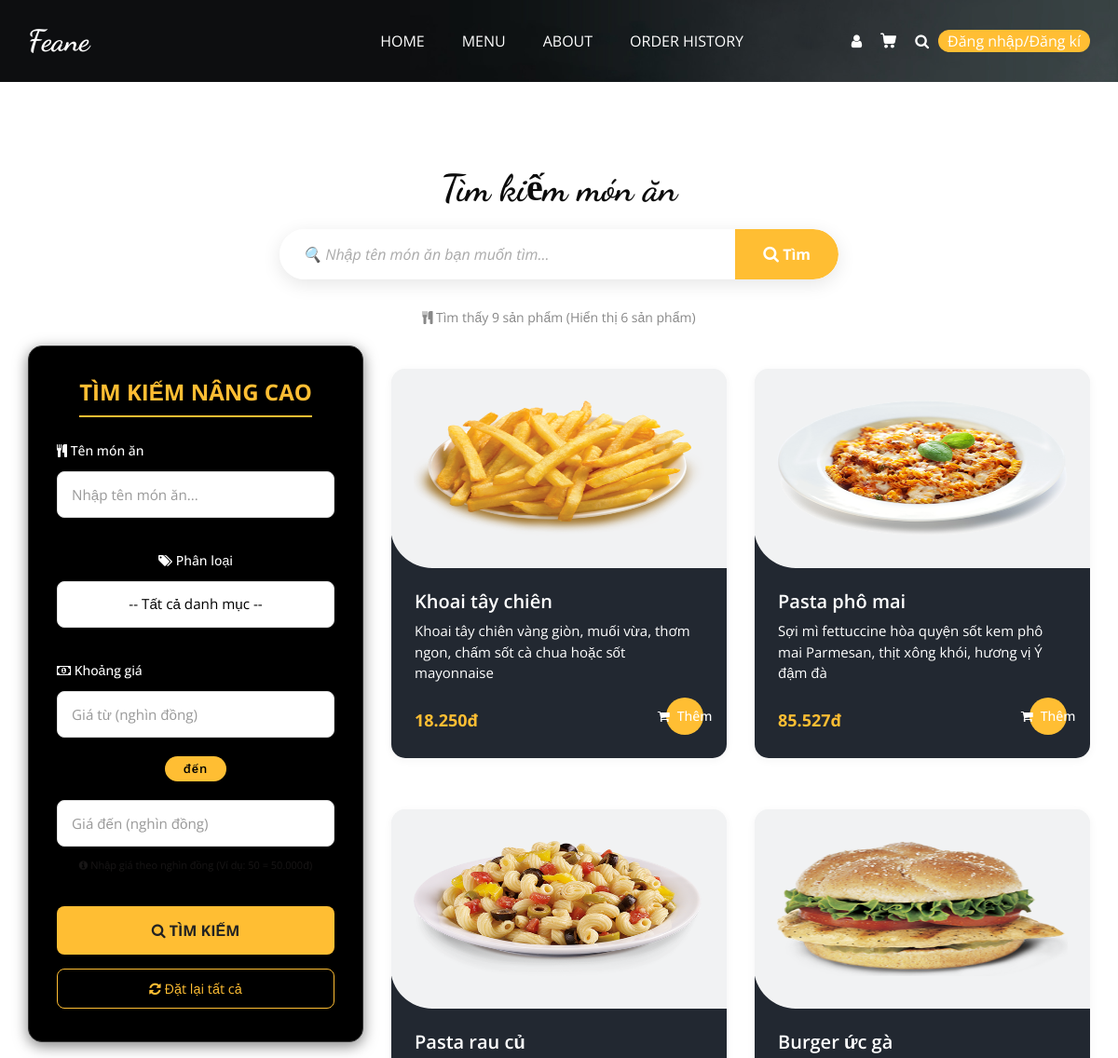
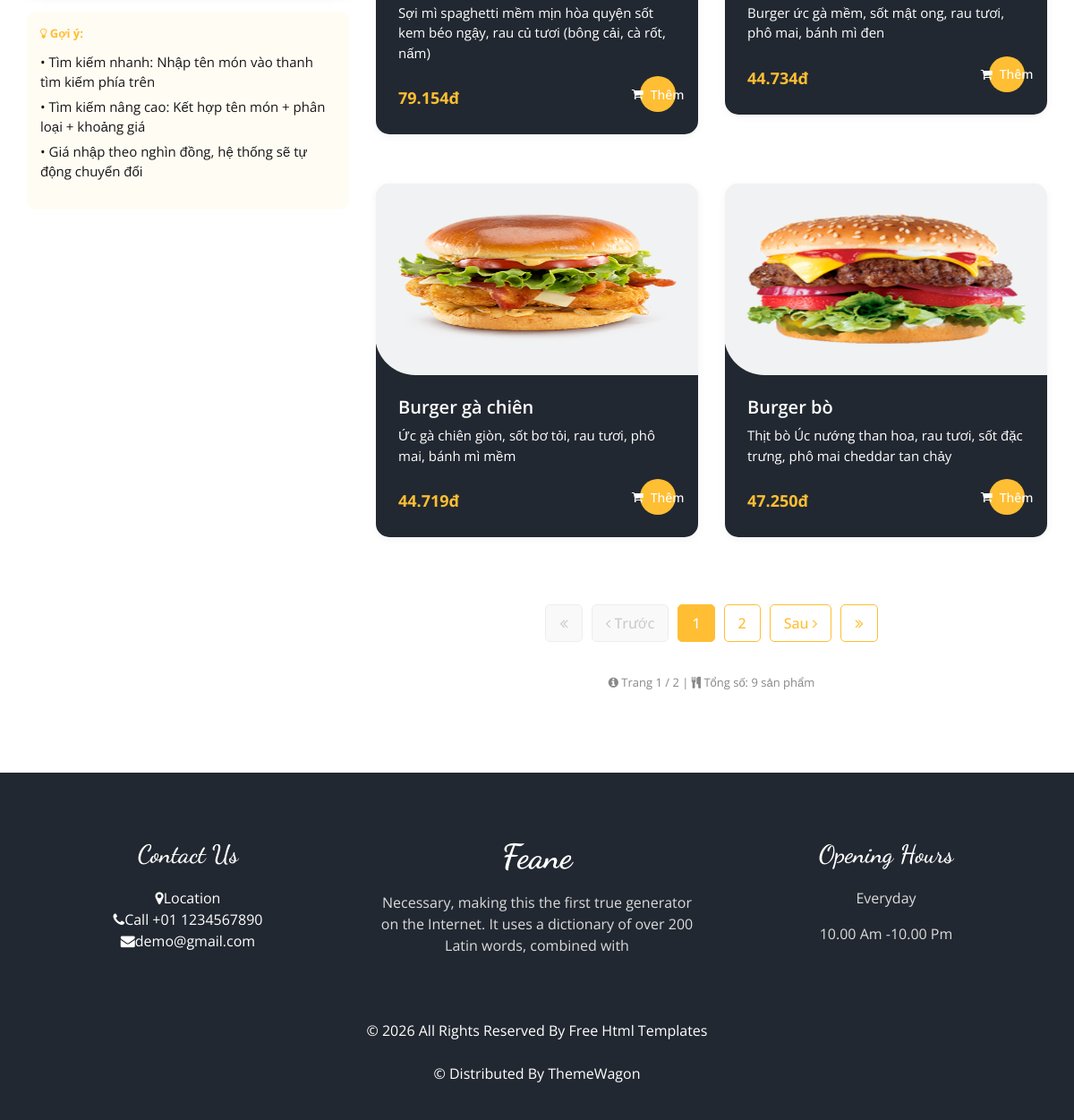
The page /search.php on the database as committed earlier (2 pictures, top to bottom).
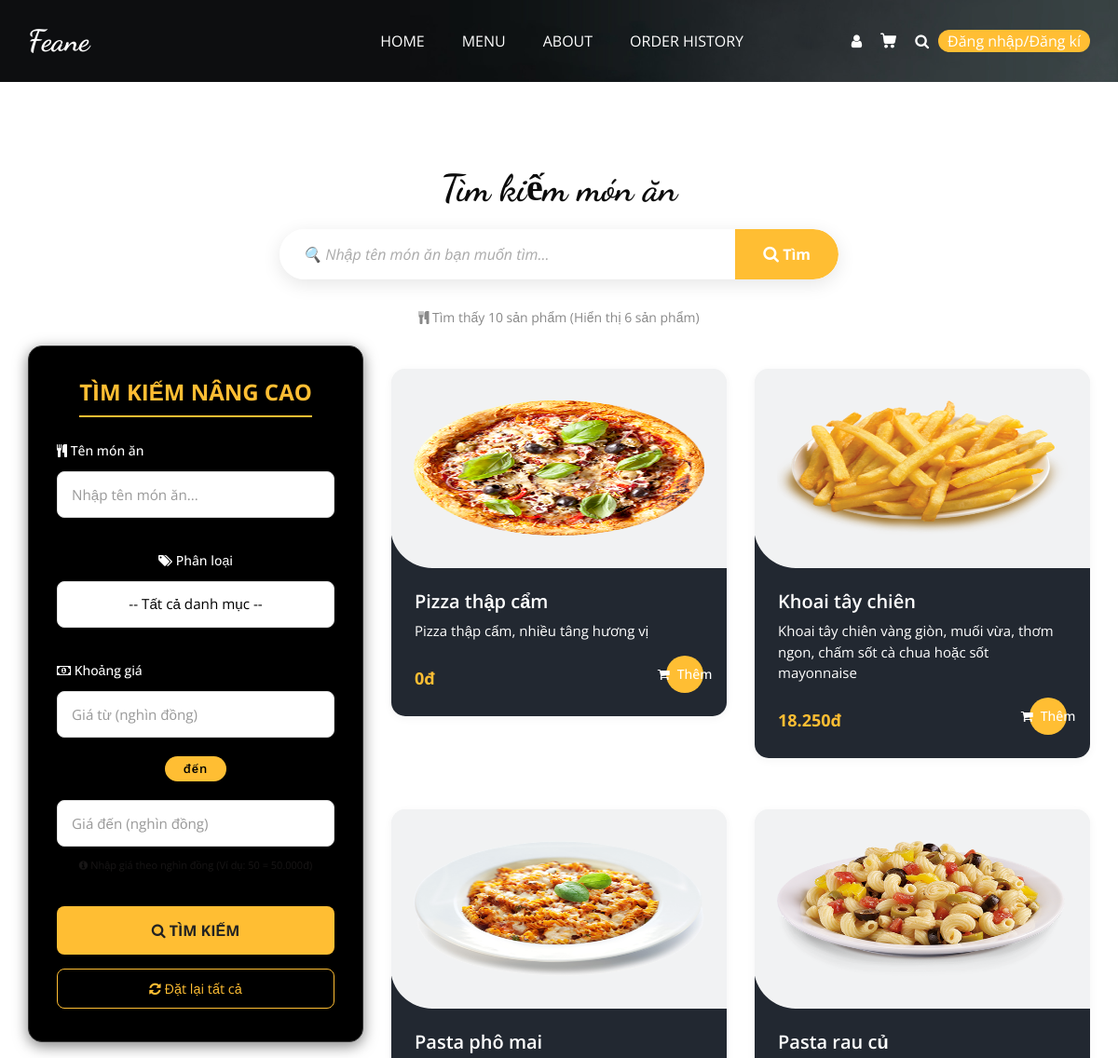
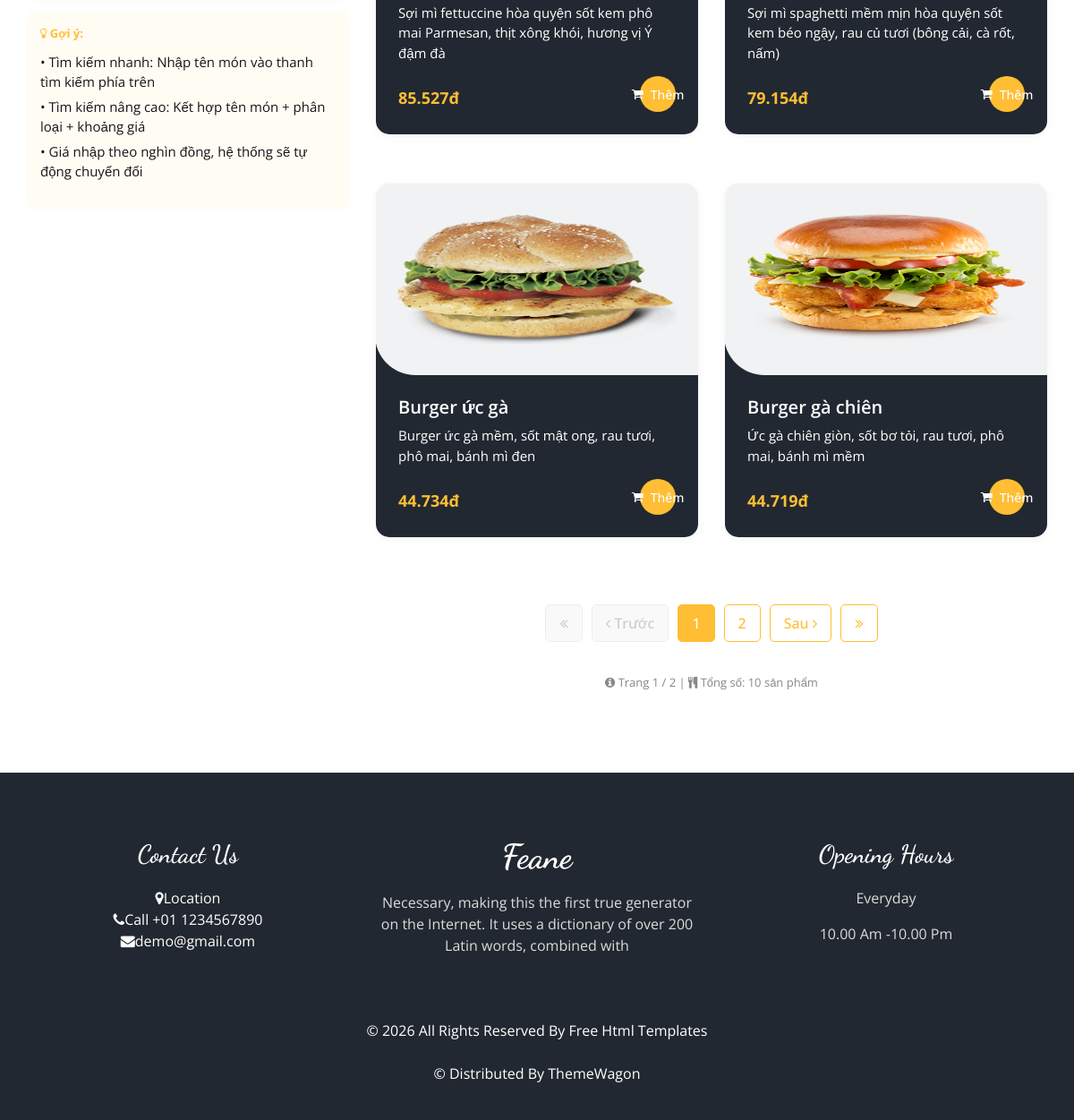
The same page on the database as committed later (2 pictures, top to bottom).
### tables this page shows
CREATE TABLE `products` (
  `id` int(11) NOT NULL,
  `code` varchar(20) NOT NULL,
  `name` varchar(200) NOT NULL,
  `category_id` int(11) NOT NULL,
  `description` text DEFAULT NULL,
  `image` varchar(255) DEFAULT NULL,
  `cost_price` decimal(10,2) NOT NULL,
  `selling_price` decimal(10,2) NOT NULL,
  `stock_quantity` int(11) DEFAULT 0,
  `status` enum('active','inactive') DEFAULT 'active',
  `created_at` timestamp NOT NULL DEFAULT current_timestamp(),
  `updated_at` timestamp NOT NULL DEFAULT current_timestamp() ON UPDATE current_timestamp(),
  `profit_percentage` int(11) DEFAULT NULL
);

### search.php (the view, shortened to what the rows shown need)
<?php
require_once __DIR__ . '/includes/db_connection.php';
$page = isset($_GET['page']) ? (int)$_GET['page'] : 1;
$limit = 6;
$offset = ($page - 1) * $limit;
$where_clauses = ["p.status = 'active'"];
$params = [];
$selling_price_sql = "(p.cost_price * (1 + p.profit_percentage/100))";
$where_sql = "WHERE " . implode(" AND ", $where_clauses);
$sql = "SELECT p.id, p.name, p.description, p.image, p.category_id,
               $selling_price_sql AS selling_price
        FROM products p
        $where_sql
        ORDER BY p.id DESC
        LIMIT $limit OFFSET $offset";
$stmt = $pdo->prepare($sql);
$stmt->execute($params);
$products = $stmt->fetchAll(PDO::FETCH_ASSOC);
$is_logged_in = isset($_SESSION['user_id']);
?>
<!DOCTYPE html>
<html>
<head>
  <link rel="stylesheet" type="text/css" href="css/bootstrap.css" />
  <link rel="stylesheet" type="text/css" href="https://cdnjs.cloudflare.com/ajax/libs/OwlCarousel2/2.3.4/assets/owl.carousel.min.css" />
  <link rel="stylesheet" href="https://cdnjs.cloudflare.com/ajax/libs/jquery-nice-select/1.1.0/css/nice-select.min.css" />
  <link href="css/font-awesome.min.css" rel="stylesheet" />
  <link href="css/style.css" rel="stylesheet" />
  <link href="css/responsive.css" rel="stylesheet" />
</head>
<body class="sub_page">
<section class="food_section layout_padding">
  <div class="container">
    <div class="heading_container heading_center">
      <h2>
        Tìm kiếm món ăn
      </h2>
    </div>
    <div class="row">
      <div class="col-lg-8">
        <div class="filters-content">
          <div class="row grid" id="menu-items-container">
            <?php if (empty($products)): ?>
              <div class="col-12 text-center">
                <div style="padding: 60px 0;">
                  <i class="fa fa-exclamation-circle" style="font-size: 48px; color: #ffbe33; margin-bottom: 20px;"></i>
                  <h4>Không tìm thấy sản phẩm</h4>
                  <p>Không có kết quả phù hợp với tiêu chí tìm kiếm của bạn.</p>
                  <p style="color: #888; font-size: 14px;">Hãy thử thay đổi từ khóa hoặc khoảng giá khác.</p>
                  <a href="search.php" class="btn-view-more" style="display: inline-block; margin-top: 15px;">
                    <i class="fa fa-refresh"></i> Xóa bộ lọc tìm kiếm
                  </a>
                </div>
              </div>
            <?php else: ?>
              <?php foreach ($products as $product): ?>
                <div class="col-sm-6 col-lg-6">
                  <div class="box">
                    <a href="product_detail.php?id=<?php echo $product['id']; ?>">
                      <div class="img-box">
                        <img src="<?php echo htmlspecialchars($product['image']); ?>" alt="<?php echo htmlspecialchars($product['name']); ?>">
                      </div>
                    </a>
                    <div class="detail-box">
                      <h5><?php echo htmlspecialchars($product['name']); ?></h5>
                      <p><?php echo htmlspecialchars($product['description']); ?></p>
                      <div class="options">
                        <h6><?php echo number_format($product['selling_price'], 0, ',', '.'); ?>đ</h6>
                        <?php if ($is_logged_in): ?>
                          <button class="add-to-cart-btn"
                                  data-id="<?php echo $product['id']; ?>"
                                  data-name="<?php echo htmlspecialchars($product['name']); ?>"
                                  data-price="<?php echo $product['selling_price']; ?>"
                                  data-image="<?php echo htmlspecialchars($product['image']); ?>">
                            <i class="fa fa-shopping-cart"></i> Thêm
                          </button>
                        <?php else: ?>
                          <a href="user/login.php" class="cart-link-btn">
                            <i class="fa fa-shopping-cart"></i> Thêm
                          </a>
                        <?php endif; ?>
                      </div>
                    </div>
                  </div>
                </div>
              <?php endforeach; ?>
            <?php endif; ?>
          </div>
        </div>
      </div>
    </div>
  </div>
</section>
</body>
</html>

Rows that differ between the two databases and show on the page:
no longer on this page (row unchanged): products: image (picture), name "Burger bò", description "Thịt bò Úc nướng than hoa, rau tươi, sốt đặc trưng, phô mai cheddar tan chảy", selling_price "47.250"
added products: image (picture), name "Pizza thập cẩm", description "Pizza thập cẩm, nhiều tâng hương vị", selling_price "0"
Other text that changed with them:
$total_products: "9" → "10"
